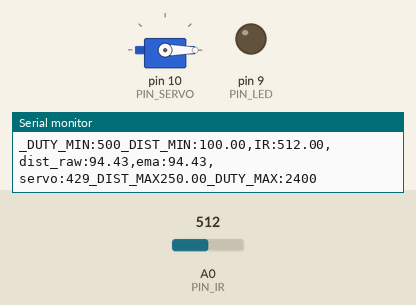
The sketch below on a simulated Arduino Uno, built with avr-gcc and run on an emulated ATmega328P. Shown: servo, output pins drawn as LEDs (lit = HIGH), the last lines printed to the serial monitor. The inputs (shaded band) are chosen by the test bench; at power-on: A0 (PIN_IR) = 512.

Above: at 1.2 s.
1.3 s: A0 (PIN_IR) set to 477
At 1.9 s:
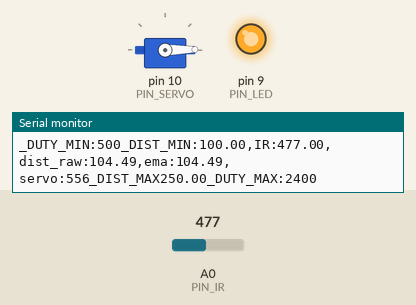
2.8 s: A0 (PIN_IR) set to 306
At 3.3 s:
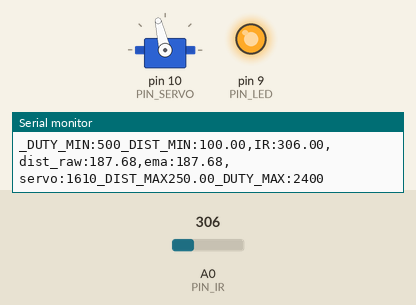
4.4 s: A0 (PIN_IR) set to 240
At 5.4 s:
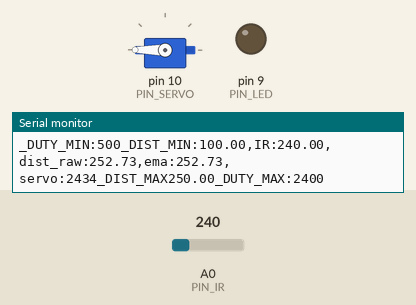
5.9 s: A0 (PIN_IR) set to 260
At 7.2 s:
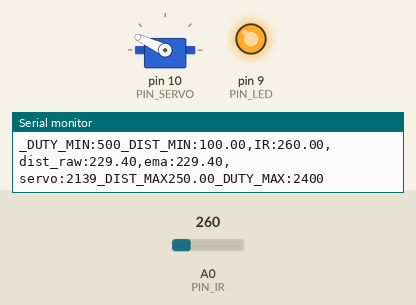
7.5 s: A0 (PIN_IR) set to 510
At 8.7 s:
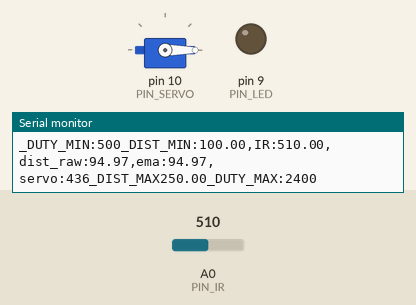
9.0 s: A0 (PIN_IR) set to 490
At 9.7 s:
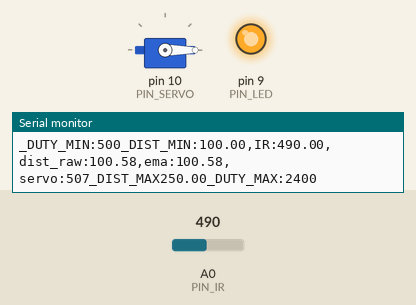
Timing chart, 0 to 11.5 s (numbered marks = the images above; inputs shaded):
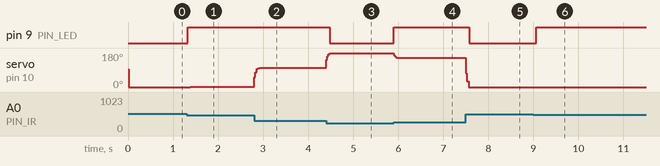

Measured:
- the behaviour switches between 493 and 492 on A0 (PIN_IR) (found by bisection; images 0 and 1)
- after the input at 1.3 s, pin 9 (PIN_LED): LOW → HIGH at once; servo on pin 10 (PIN_SERVO): 0° → 1° after 0.08 s
- after the input at 2.8 s, servo on pin 10 (PIN_SERVO): 1° → 103° at once
- after the input at 4.4 s, pin 9 (PIN_LED): HIGH → LOW after 0.08 s; servo on pin 10 (PIN_SERVO): 103° → 180° at once
- after the input at 5.9 s, pin 9 (PIN_LED): LOW → HIGH at once; servo on pin 10 (PIN_SERVO): 180° → 155° at once
- after the input at 7.5 s, pin 9 (PIN_LED): HIGH → LOW after 0.08 s; servo on pin 10 (PIN_SERVO): 155° → 0° at once
- after the input at 9.0 s, pin 9 (PIN_LED): LOW → HIGH after 0.06 s

The sketch:

17P14.ino
```cpp
#include <Servo.h>

#define PIN_IR    A0
#define PIN_LED   9
#define PIN_SERVO 10

#define _DUTY_MIN 500
#define _DUTY_NEU 1500
#define _DUTY_MAX 2400

#define _DIST_MIN 100.0
#define _DIST_MAX 250.0

#define EMA_ALPHA 0.5
#define LOOP_INTERVAL 20

Servo myservo;
unsigned long last_loop_time = 0;
float dist_prev = _DIST_MIN;
float dist_ema  = _DIST_MIN;

void setup()
{
  pinMode(PIN_LED, OUTPUT);
  myservo.attach(PIN_SERVO);
  myservo.writeMicroseconds(_DUTY_NEU);
  Serial.begin(57600);
}

void loop()
{
  unsigned long time_curr = millis();
  int duty;
  float a_value, dist_raw;

  if (time_curr < (last_loop_time + LOOP_INTERVAL))
    return;
  last_loop_time += LOOP_INTERVAL;

  a_value = analogRead(PIN_IR);
  dist_raw = ((6762.0 / (a_value - 9.0)) - 4.0) * 10.0;

//  if (dist_raw < _DIST_MIN) dist_raw = _DIST_MIN;
//  if (dist_raw > _DIST_MAX) dist_raw = _DIST_MAX;

  dist_ema = EMA_ALPHA * dist_raw + (1.0 - EMA_ALPHA) * dist_prev;
  dist_prev = dist_ema;

  duty = (int)(_DUTY_MIN + (dist_ema - _DIST_MIN) * (_DUTY_MAX - _DUTY_MIN) / (_DIST_MAX - _DIST_MIN));
  myservo.writeMicroseconds(duty);

  if (dist_ema >= 100.0 && dist_ema <= 250.0)
    digitalWrite(PIN_LED, 1);
  else
    digitalWrite(PIN_LED, 0);

  Serial.print("_DUTY_MIN:"); Serial.print(_DUTY_MIN);
  Serial.print("_DIST_MIN:"); Serial.print(_DIST_MIN);
  Serial.print(",IR:"); Serial.print(a_value);
  Serial.print(",dist_raw:"); Serial.print(dist_raw);
  Serial.print(",ema:"); Serial.print(dist_ema);
  Serial.print(",servo:"); Serial.print(duty);
  Serial.print("_DIST_MAX"); Serial.print(_DIST_MAX);
  Serial.print("_DUTY_MAX:"); Serial.print(_DUTY_MAX);
  Serial.println("");
}
```
